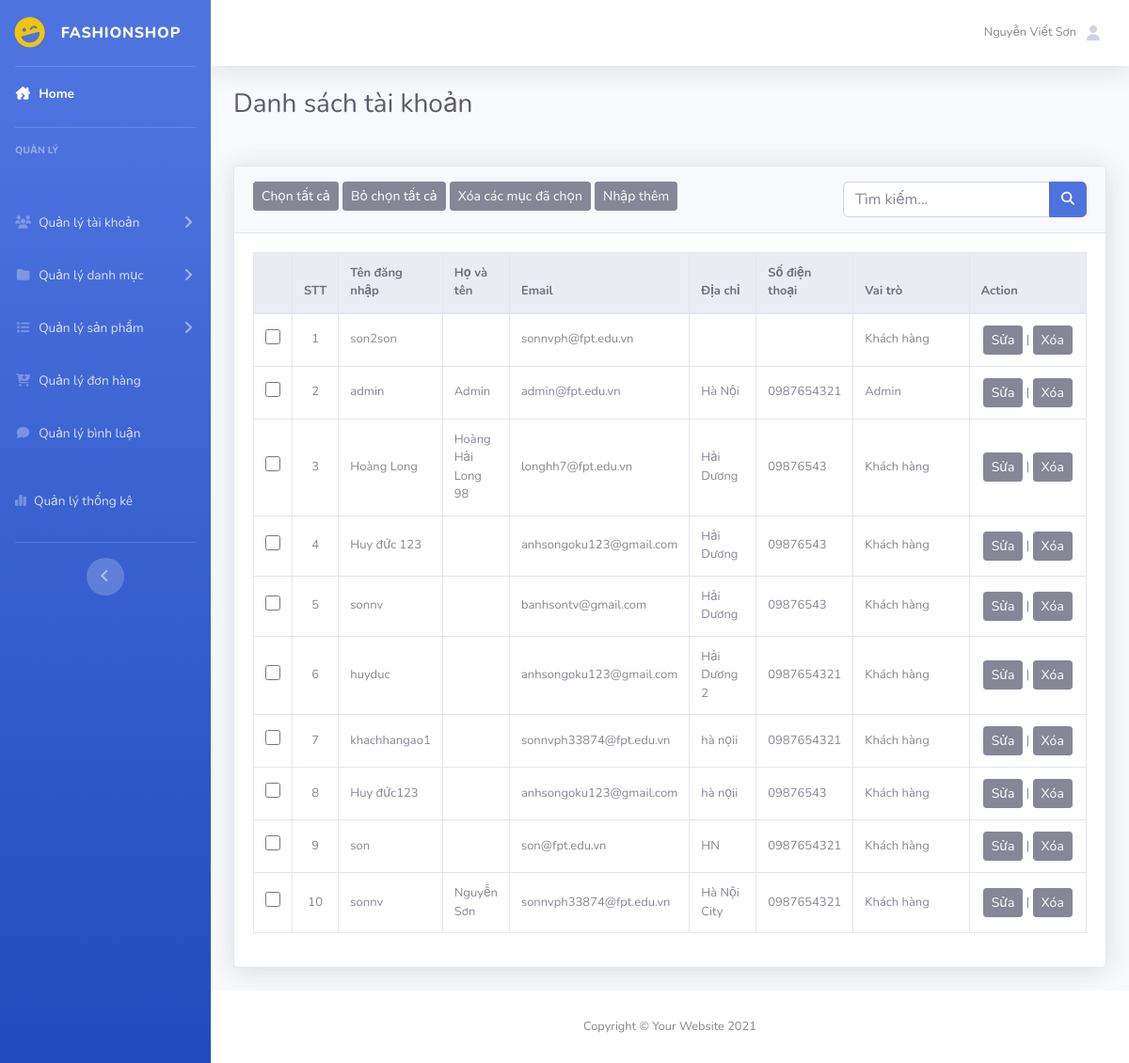
The app's page /admin/index.php?act=dsnguoidung with its own data.
### tables this page shows
CREATE TABLE `taikhoan` (
  `id` int(11) NOT NULL COMMENT 'Id khách hàng',
  `user` varchar(50) NOT NULL COMMENT 'Tên đăng nhập',
  `fullname` varchar(255) NOT NULL,
  `pass` varchar(50) NOT NULL COMMENT 'Mật khẩu',
  `email` varchar(255) NOT NULL COMMENT 'Email',
  `address` varchar(255) DEFAULT NULL COMMENT 'Địa chỉ',
  `tel` varchar(20) DEFAULT NULL COMMENT 'Số điện thoại',
  `role` int(11) NOT NULL DEFAULT 0 COMMENT 'Quyền hạn: \r\n1 Admin \r\n2 Khách hàng\r\n'
);

### model/pdo.php (called while the page is built, shortened)
<?php
function pdo_get_connection(){
    $servername = "localhost";
    $username = "root";
    $password = "";
    try {
        $conn = new PDO("mysql:host=$servername;dbname=duan1_09", $username, $password);
        $conn->setAttribute(PDO::ATTR_ERRMODE, PDO::ERRMODE_EXCEPTION);
        return $conn;
    } catch(PDOException $e) {
        echo "Connection failed: " . $e->getMessage();
    }
}
function pdo_query($sql){
    $sql_args=array_slice(func_get_args(),1);
    try{
        $conn=pdo_get_connection();
        $stmt=$conn->prepare($sql);
        $stmt->execute($sql_args);
        $rows=$stmt->fetchAll();
        return $rows;
    }
    catch(PDOException $e){
        throw $e;
    }
    finally{
        unset($conn);
    }
}
?>

### model/taikhoan.php (called while the page is built, shortened)
<?php
function danhsach_khachhang()
{
    $sql = "SELECT * FROM taikhoan ORDER BY CASE WHEN role = 'admin' THEN 0 ELSE 1 END, role ASC";
    $result = pdo_query($sql);
    return $result;
}

### admin/taikhoan/dsnguoidung.php (the view, shortened to what this page needs)
<div class="container-fluid">
    <h1 class="h3 mb-2 text-gray-800 mb-5">Danh sách tài khoản</h1>
    <div class="card shadow mb-4">
        <div class="card-header py-3">
            <button class="btn btn-secondary btn-sm">Chọn tất cả</button>
            <button class="btn btn-secondary btn-sm">Bỏ chọn tất cả</button>
            <button class="btn btn-secondary btn-sm">Xóa các mục đã chọn</button>
            <a href="#"><button class="btn btn-secondary btn-sm">Nhập thêm</button></a>
            <form action="" class="float-right">
                <div class="input-group">
                    <input type="text" class="form-control" name="kyw" placeholder="Tìm kiếm...">
                    <div class="input-group-append">
                        <button class="btn btn-primary" type="submit" name="search">
                            <i class="fas fa-search fa-sm"></i>
                        </button>
                    </div>
                </div>
            </form>
        </div>
        <div class="card-body">
            <div class="table-responsive">
                <table class="table table-bordered" width="100%" cellspacing="0">
                    <thead class="thead-light">
                        <tr>
                            <th></th>
                            <th>STT</th>
                            <th>Tên đăng nhập</th>
                            <th>Họ và tên</th>
                            <th>Email</th>
                            <th>Địa chỉ</th>
                            <th>Số điện thoại</th>
                            <th>Vai trò</th>
                            <th>Action</th>
                        </tr>
                    </thead>
                    <tbody>
                        <?php
                        foreach ($ds_nguoidung as $key => $value) :
                            extract($value);
                        ?>
                            <tr>
                                <td class="align-middle text-center td_checkbox"><input type="checkbox" name="select" id=""></td>
                                <td class="align-middle text-center td_id"><?= $key + 1; ?> </td>
                                <td class="col-1 align-middle"><?= $user ?></td>
                                <td class="fullname col-1 align-middle" style="width:100px"><?= $fullname ?></td>
                                <td class="col-1 align-middle"><?= $email ?></td>
                                <td class="col-1 align-middle"><?= $address ?></td>
                                <td class="col-1 align-middle"><?= $tel ?></td>
                                <td class="col-2 align-middle"><?php
                                    if($role == "1") {
                                        echo "Admin";
                                    }else {
                                        echo "Khách hàng";
                                    }
                                ?></td>
                                <td class="col-2 align-middle text-center"><a href="?act=editnguoidung"><button class="btn btn-secondary btn-sm">Sửa</button></a> |
                                    <a  onclick="confirmDelete('<?php echo $id ?>')"><button class="btn btn-secondary btn-sm">Xóa</button></a>
                                </td>
                            </tr>
                        <?php endforeach; ?>
                    </tbody>
                </table>
            </div>
        </div>
    </div>
</div>

### assets/css/style_admin.css (style rules this page uses)
input[type="checkbox"] { width: 16px; height: 16px; }
.card-body { flex: 1 1 auto; min-height: 1px; padding: 1.25rem; margin: 0px; }
.card-header:first-child { border-radius: calc(0.35rem - 1px) calc(0.35rem - 1px) 0 0; margin: 0px; }
.table-bordered tbody .td_id { width: 25px; }
.table-bordered tbody .td_checkbox { width: 25px; }
table tbody td:nth-child(4) { width: 100px; }
.card-body { flex: 1 1 auto; min-height: 1px; padding: 1.25rem; font-size: 13px; }

### records on screen
taikhoan: user "son2son", email "sonnvph@fpt.edu.vn", role "Khách hàng"
taikhoan: user "admin", fullname "Admin", email "admin@fpt.edu.vn", address "Hà Nội", tel "0987654321", role "Admin"
taikhoan: user "Hoàng Long", fullname "Hoàng Hải Long 98", email "longhh7@fpt.edu.vn", address "Hải Dương", tel "09876543", role "Khách hàng"
taikhoan: user "Huy đức 123", email "anhsongoku123@gmail.com", address "Hải Dương", tel "09876543", role "Khách hàng"
taikhoan: user "sonnv", email "banhsontv@gmail.com", address "Hải Dương", tel "09876543", role "Khách hàng"
taikhoan: user "huyduc", email "anhsongoku123@gmail.com", address "Hải Dương 2", tel "0987654321", role "Khách hàng"
taikhoan: user "khachhangao1", email "sonnvph33874@fpt.edu.vn", address "hà nọii", tel "0987654321", role "Khách hàng"
taikhoan: user "Huy đức123", email "anhsongoku123@gmail.com", address "hà nọii", tel "09876543", role "Khách hàng"
taikhoan: user "son", email "son@fpt.edu.vn", address "HN", tel "0987654321", role "Khách hàng"
taikhoan: user "sonnv", fullname "Nguyễn Sơn", email "sonnvph33874@fpt.edu.vn", address "Hà Nội City", tel "0987654321", role "Khách hàng"
